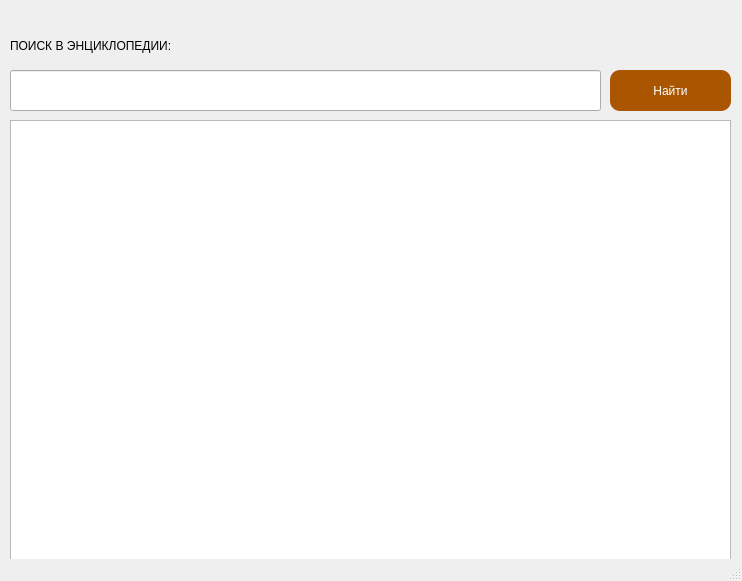
<?xml version="1.0" encoding="UTF-8"?>
<ui version="4.0">
 <class>MainWindow</class>
 <widget class="QMainWindow" name="MainWindow">
  <property name="geometry">
   <rect>
    <x>0</x>
    <y>0</y>
    <width>742</width>
    <height>581</height>
   </rect>
  </property>
  <property name="windowTitle">
   <string>Энциклопедия</string>
  </property>
  <property name="windowIcon">
   <iconset>
    <normaloff>icons/wiki1.ico</normaloff>icons/wiki1.ico</iconset>
  </property>
  <property name="styleSheet">
   <string notr="true">QMainWindow
{
	background-image:\img\lib.jpg;
}
</string>
  </property>
  <widget class="QWidget" name="centralwidget">
   <widget class="QLabel" name="label">
    <property name="geometry">
     <rect>
      <x>10</x>
      <y>20</y>
      <width>181</width>
      <height>51</height>
     </rect>
    </property>
    <property name="text">
     <string>ПОИСК В ЭНЦИКЛОПЕДИИ:</string>
    </property>
   </widget>
   <widget class="QLineEdit" name="lineEdit">
    <property name="geometry">
     <rect>
      <x>10</x>
      <y>70</y>
      <width>591</width>
      <height>41</height>
     </rect>
    </property>
   </widget>
   <widget class="QPushButton" name="pushButton">
    <property name="geometry">
     <rect>
      <x>610</x>
      <y>70</y>
      <width>121</width>
      <height>41</height>
     </rect>
    </property>
    <property name="styleSheet">
     <string notr="true">QPushButton
{
	background-color: #aa5500;
	border-radius: 10px;
	color: #fff;
	font: 63 12pt &quot;Open Sans Semibold&quot;;
}

QPushButton:hover
{
	background-color: #bb5500;
}</string>
    </property>
    <property name="text">
     <string>Найти</string>
    </property>
    <property name="icon">
     <iconset>
      <normaloff>icons/wiki.ico</normaloff>icons/wiki.ico</iconset>
    </property>
    <property name="iconSize">
     <size>
      <width>32</width>
      <height>32</height>
     </size>
    </property>
   </widget>
   <widget class="QTextBrowser" name="textBrowser">
    <property name="geometry">
     <rect>
      <x>10</x>
      <y>120</y>
      <width>721</width>
      <height>461</height>
     </rect>
    </property>
   </widget>
  </widget>
  <widget class="QStatusBar" name="statusbar"/>
 </widget>
 <resources/>
 <connections/>
</ui>
